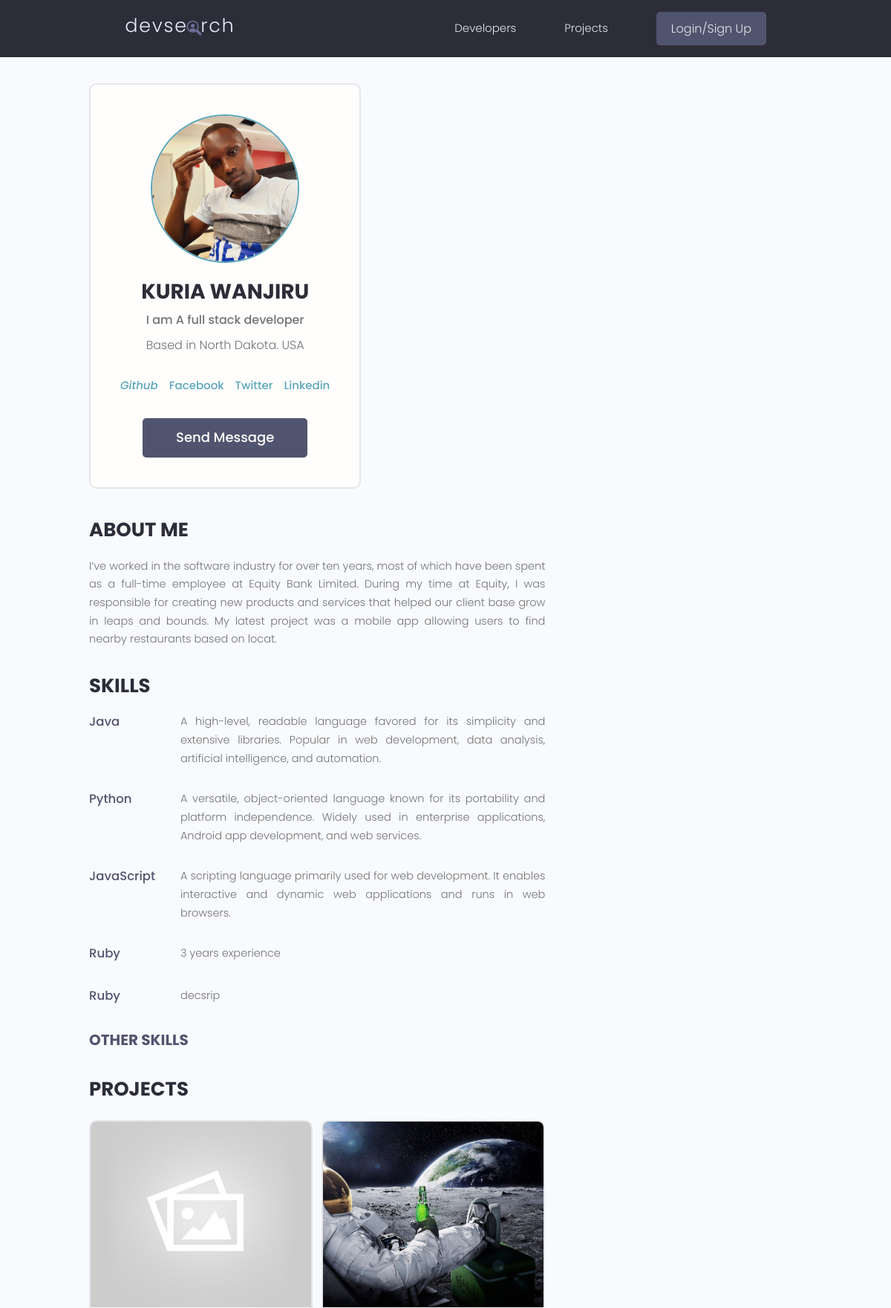
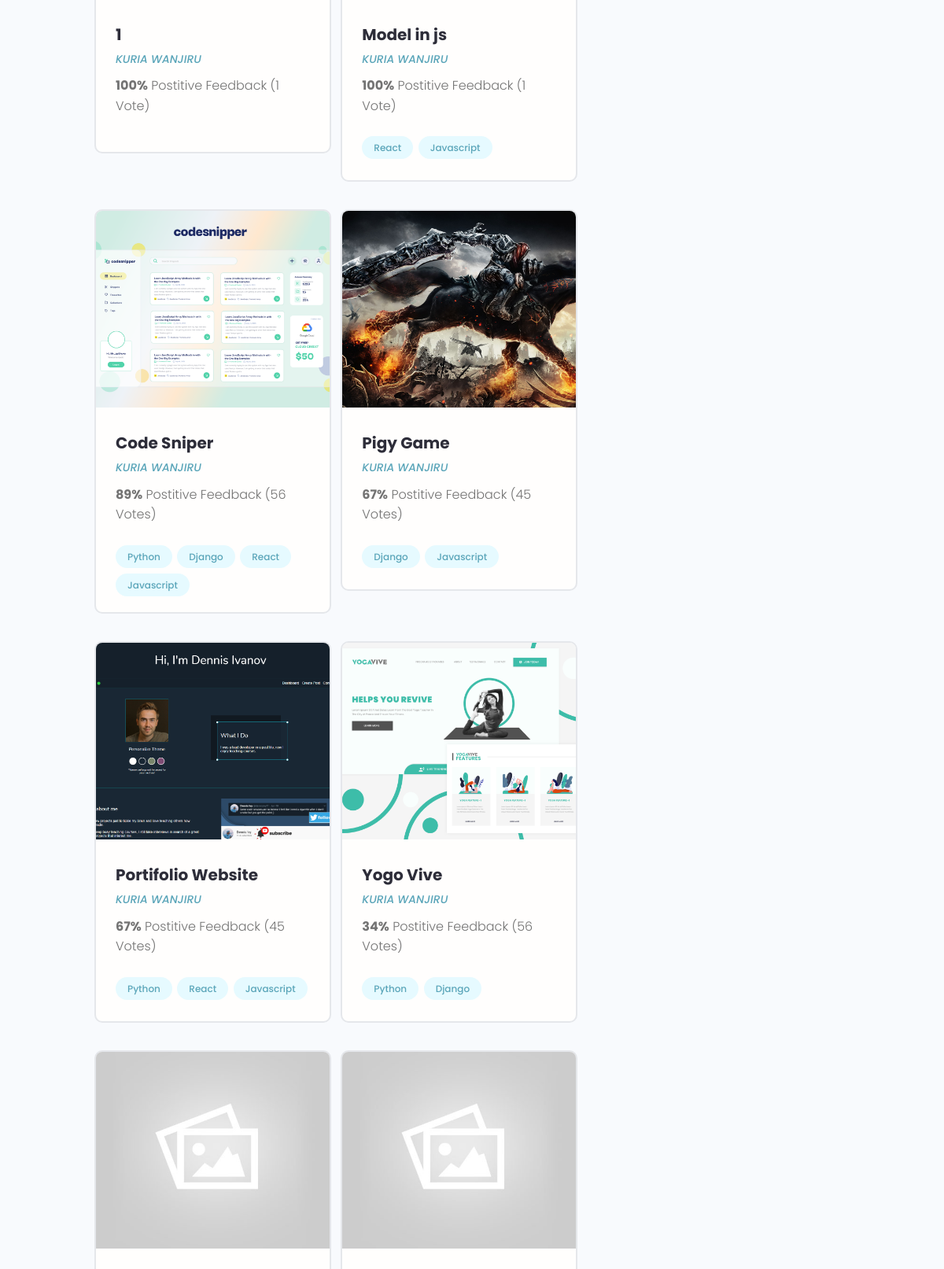
The page /profile/f200924a-4b85-4f2c-95b7-aa8a9568fafe/ (upper part) on the database its author committed (2 pictures, top to bottom).
### users/models.py (models this page shows, shortened)
class Profile(models.Model):
    user  = models.OneToOneField(User, on_delete=models.CASCADE, null=True, blank=True)
    name = models.CharField(max_length=200,null=True, blank=True)
    user_name = models.CharField(max_length=200,null=True, blank=True)
    location = models.CharField(max_length=200,null=True, blank=True)
    email = models.EmailField(max_length=500, null=True, blank=True)
    short_intro = models.CharField(max_length=200, null=True, blank=True)
    bio = models.TextField(null=True, blank=True)
    profile_image = models.FileField(null=True, blank=True,
                                    upload_to='profiles/', default="profiles/user-default.png")
    social_github = models.CharField(max_length=200,null=True, blank=True)
    social_facebook = models.CharField(max_length=200,null=True, blank=True)
    social_twitter = models.CharField(max_length=200,null=True, blank=True)
    social_linkedin = models.CharField(max_length=200,null=True, blank=True)
    social_youtube = models.CharField(max_length=200,null=True, blank=True)
    social_website = models.CharField(max_length=200,null=True, blank=True)
    created =models.DateTimeField(auto_now_add=True)
    id = models.UUIDField(default=uuid.uuid4, unique=True,editable=False,
                            primary_key=True)

class Skill(models.Model):
    owner = models.ForeignKey(Profile, null=True, blank=True, on_delete=models.CASCADE)
    name = models.CharField(max_length=200,null=True, blank=True)
    description = models.TextField(null=True, blank=True)
    created =models.DateTimeField(auto_now_add=True)
    id = models.UUIDField(default=uuid.uuid4, unique=True,editable=False,
                            primary_key=True)

### projects/models.py (models this page shows, shortened)
class Project(models.Model):
    owner = models.ForeignKey(Profile, null=True, blank=True, on_delete=models.SET_NULL)
    title = models.CharField(max_length=200)
    description = models.TextField(null=True, blank=True)
    demo_link = models.CharField(max_length=2000, null=True, blank=True)
    source_link = models.CharField(max_length=200, null=True, blank=True)
    featured_image = models.ImageField(default='default.jpg', null=True, blank=True)
    tags = models.ManyToManyField('Tag', blank=True)
    vote_total =models.IntegerField(default=0, null=True, blank=True)
    vote_ratio =models.IntegerField(default=0, null=True, blank=True)
    created =models.DateTimeField(auto_now_add=True)
    id = models.UUIDField(default=uuid.uuid4, unique=True,editable=False,
                            primary_key=True)
    class Meta:
        ordering=['-vote_ratio', '-vote_total', 'title']

class Tag(models.Model):
    name = models.CharField(max_length=200)
    created =models.DateTimeField(auto_now_add=True)
    id = models.UUIDField(default=uuid.uuid4, unique=True,editable=False,
                            primary_key=True)

### users/views.py (the view)
# urls.py: path('profile/<str:pk>/', views.user_profile, name='user_profile'),
def user_profile(request,pk):
    profile = Profile.objects.get(id=pk)
    top_skills = profile.skill_set.exclude(description__exact="")
    other_skills = profile.skill_set.filter(description = "")
    context = {'profiles':profile, 'top_skills':top_skills, 'other_skills':other_skills}
    return render(request, 'users/user-profile.html', context)

### users/templates/users/user-profile.html (shortened to what this page needs)
{% extends 'main.html' %}
{% load static %}
{% block content %}
<main class="profile my-md">
    <div class="container">
    <div class="layout">
        <div class="column column--1of3">
        <div class="card text-center">
            <div class="card__body dev">
            <img class="avatar avatar--xl" src="{{ profiles.profile_image.url }}" />
            <h2 class="dev__name">{{profiles.name}}</h2>
            <p class="dev__title">{{profiles.short_intro}}</p>
            <p class="dev__location">Based in {{profiles.location}}</p>
            <ul class="dev__social">
                {% if profiles.social_github %}
                <li>
                <a title="Github" href="{{ profiles.social_github }}" target="_blank">
                    <i class="im im-github"> Github</i></a>
                </li>
                {% endif %}
                {% if profiles.social_facebook %}
                <li>
                <a title="Stackoverflow" href="{{ profiles.social_facebook }}" target="_blank"> Facebook</a>
                </li>
                {% endif %}
                {% if profiles.social_twitter %}
                <li>
                <a title="Twitter" href="{{profiles.social_twitter}}" target="_blank"> Twitter</a>
                </li>
                {% endif %}
                {% if profiles.social_linkedin %}
                <li>
                <a title="LinkedIn" href="{{profiles.social_linkedin}}" target="_blank"> Linkedin</a>
                </li>
                {% endif %}
            </ul>
            {% if request.user.profile.id != profiles.id %}
            <a href="{% url 'create-message' profiles.id %}" class="btn btn--sub btn--lg">Send Message </a>
            {% endif %}
            </div>
        </div>
        </div>
        <div class="column column--2of3">
        <div class="devInfo">
            <h3 class="devInfo__title">About Me</h3>
            <p class="devInfo__about">
            {{profiles.bio}}</p>
        </div>
        <div class="devInfo">
            <h3 class="devInfo__title">Skills</h3>
            <div class="devInfo__skills">
                {% for skill in top_skills %}
            <div class="devSkill">
                <h4 class="devSkill__title">{{skill.name}}</h4>
                <p class="devSkill__info">
                {{skill.description}}
                </p>
            </div>
            {% endfor %}
            <h3 class="devInfo__subtitle">Other Skills</h3>
            </div>
        </div>
        <div class="devInfo">
            <h3 class="devInfo__title">Projects</h3>
            <div class="grid grid--two">
                {% for project in profiles.project_set.all %}
                <div class="column">
                    <div class="card project">
                    <a href="{% url 'project' project.id %}" class="project">
                        <img class="project__thumbnail" src="{{ project.featured_image.url }}" alt="project thumbnail" />
                        <div class="card__body">
                        <h3 class="project__title">{{project.title}}</h3>
                        <p><a class="project__author" href="{% url 'user_profile' project.owner.id %}">{{project.owner.name}}</a></p>
                        <p class="project--rating">
                            <span style="font-weight: bold;">{{project.vote_ratio}}%</span> Postitive
                            Feedback ({{project.vote_total}} Vote{{project.vote_total|pluralize:"s"}})
                        </p>
                        <div class="project__tags">
                            {% for tag in project.tags.all %}
                            <span class="tag tag--pill tag--main">
                            <small>{{tag.name}}</small>
                            </span>
                            {% endfor %}
                        </div>
                        </div>
                    </a>
                    </div>
                </div>
            {% endfor %}
            </div>
        </div>
        </div>
    </div>
    </div>
</main>
{% endblock content %}

### static/styles/app.css (style rules this page uses)
:root { --color-sub: #2d2d39; }
.btn--sub { background-color: var(--color-sub-light); }
.card { border: 2px solid var(--color-light); }
img { width: 100%; }
.profile .card > .dev { padding: 4rem; }
.dev__name { color: var(--color-sub); font-size: 2.8rem; font-weight: 700; margin-top: 1rem; margin-bottom: 0.5rem; }
.dev__title { font-size: 1.6rem; font-weight: 500; line-height: 1.3; }
.dev__location { margin-top: 1rem; }
.dev__social { margin: 3rem 0; list-style: none; display: flex; justify-content: center; gap: 1.5rem; }
.devInfo { margin-bottom: 3rem; }
.devInfo__title, .devInfo__subtitle { font-size: 2.6rem; color: var(--color-sub); text-transform: uppercase; font-weight: 700; margin-bottom: 1.5rem; }
.devInfo__subtitle { font-size: 2rem; color: var(--color-sub-light); }
.devInfo__about, .devSkill__info { font-size: 1.45rem; line-height: 1.7; text-align: justify; }
.devSkill { margin-bottom: 3rem; }
.devSkill__title { font-size: 1.65rem; font-weight: 500; color: var(--color-sub-light); }
@media screen and (min-width: 700px) { .devSkill { display: flex; justify-content: space-between; gap: 3rem; } }
@media screen and (min-width: 700px) { .devSkill__info { flex-basis: 80%; } }
.project__author { font-size: 1.4rem; font-style: italic; }
.project--rating { margin-bottom: 1.6em; margin-top: .5em; }
.project__thumbnail { height: 25rem; object-fit: cover; object-position: top center; }
.project__title { font-size: 2rem; font-weight: 700; color: var(--color-sub); }

### static/uikit/styles/modules/_variables.css (style rules this page uses)
:root { --color-main: #5aa5b9; --color-main-light: #e6faff; --color-sub: #3f4156; --color-sub-light: #51546e; --color-sub-lighter: #ededfd; --color-text: #737373; --color-gray: #8b8b8b; --color-light: #e5e7eb; --color-light-gray: #767676; --color-bg: #f8fafd; --color-white: #fffefd; --color-white-light: #f3f3f3; --color-success: #359e64; --color-success-bg: #def8e8; --color-error: #fc4b0b; --color-error-bg: #fff2ee; --font-base: 'Poppins', arial, helvetica, 'Segoe UI', roboto, ubuntu, sans-serif; --font-monospace: 'Fira Code', 'Courier New', courier, monospace; --font-regular: 300; --font-medium: 500; --font-bold: 700; --generic-shadow: 1px 1px 5px #00000010; --generic-transition: all 0.3s ease-in-out; }

### static/uikit/styles/modules/_base.css (style rules this page uses)
* { margin: 0; padding: 0; box-sizing: border-box; text-rendering: optimizeLegibility; color: inherit; font-size: inherit; }
html { font-size: 50%; }
@media only screen and (min-width: 480px) { html { font-size: 56.25%; } }
@media only screen and (min-width: 1200px) { html { font-size: 62.5%; } }
body { line-height: 1.6; font-weight: 400; font-size: 1.5rem; color: var(--color-text); background-color: var(--color-bg); min-height: 100vh; }

### static/uikit/styles/modules/_typography.css (style rules this page uses)
* { font-family: var(--font-base); }
h2 { font-size: 3.6rem; font-weight: var(--font-bold); }
h3 { font-size: 3.2rem; font-weight: var(--font-medium); }
h4 { font-size: 2.8rem; font-weight: var(--font-medium); }
p, span, strong { font-size: 1.6rem; color: var(--color-text); font-weight: var(--font-regular); }
a { padding-bottom: 2px; text-decoration: none; display: inline-block; color: var(--color-main); font-weight: var(--font-medium); }

### static/uikit/styles/modules/_utilities.css (style rules this page uses)
.container { width: 92%; max-width: 165rem; margin: 0 auto; box-sizing: border-box; }
@media screen and (min-width: 1000px) { .container { width: 90%; } }
@media screen and (min-width: 1200px) { .container { width: 80%; } }
.text-center { text-align: center; }
.my-md { margin: 3rem auto; }

### static/uikit/styles/modules/_avatar.css (style rules this page uses)
.avatar { border-radius: 50%; border: 2px solid var(--color-main); object-fit: cover; }
.avatar--xl { height: 20rem; width: 20rem; }

### static/uikit/styles/modules/_button.css (style rules this page uses)
.btn { display: inline-block; position: relative; cursor: pointer; background-color: var(--color-light); font-weight: var(--font-medium); color: var(--color-sub); text-decoration: none; padding: 1rem 2rem; border-radius: 0.5rem; border: none; width: -webkit-fit-content; width: -moz-fit-content; width: fit-content; height: -webkit-fit-content; height: -moz-fit-content; height: fit-content; font-size: 1.6rem; outline-width: 0; outline-color: transparent; -webkit-backface-visibility: hidden; backface-visibility: hidden; transition: all 0.3s ease-in-out; }
.btn--sub { background-color: var(--color-sub); color: var(--color-white); }
.btn--lg { font-size: 1.8rem; padding: 1.2rem 4.5rem; }

### static/uikit/styles/modules/_card.css (style rules this page uses)
.card { border-radius: 1rem; background-color: var(--color-white); border: 1.5px solid var(--color-light); width: auto; height: auto; margin-top: 0.5rem; margin-bottom: 0.5rem; overflow: hidden; }
.card__body, .card__header { padding: 2rem 2.5rem; }

### rows shown on the page
Profile: profile_image (picture), name "KURIA WANJIRU", short_intro "I am A full stack developer", location "North Dakota. USA", bio "I’ve worked in the software industry for over ten years, most of which have been spent as a full-time employee at Equity Bank Limited. During my time at Equity, I was responsible for creating new products and services that helped our client base grow in leaps and bounds. My latest project was a mobile app allowing users to find nearby restaurants based on locat."
Skill: name "Java", description "A high-level, readable language favored for its simplicity and extensive libraries. Popular in web development, data analysis, artificial intelligence, and automation."
Skill: name "Python", description "A versatile, object-oriented language known for its portability and platform independence. Widely used in enterprise applications, Android app development, and web services."
Skill: name "JavaScript", description "A scripting language primarily used for web development. It enables interactive and dynamic web applications and runs in web browsers."
Skill: name "Ruby", description "3 years experience"
Skill: name "Ruby", description "decsrip"
Project: featured_image (placeholder picture), title "1", owner.name "KURIA WANJIRU", vote_ratio "100", vote_total "1"
Project: featured_image (picture), title "Model in js", owner.name "KURIA WANJIRU", vote_ratio "100", vote_total "1"
Tag: name "React"
Tag: name "Javascript"
Project: featured_image (picture), title "Code Sniper", owner.name "KURIA WANJIRU", vote_ratio "89", vote_total "56"
Tag: name "Python"
Tag: name "Django"
Project: featured_image (picture), title "Pigy Game", owner.name "KURIA WANJIRU", vote_ratio "67", vote_total "45"
Project: featured_image (picture), title "Portifolio Website", owner.name "KURIA WANJIRU", vote_ratio "67", vote_total "45"
Project: featured_image (picture), title "Yogo Vive", owner.name "KURIA WANJIRU", vote_ratio "34", vote_total "56"
Project: featured_image (placeholder picture)
Project: featured_image (placeholder picture)
